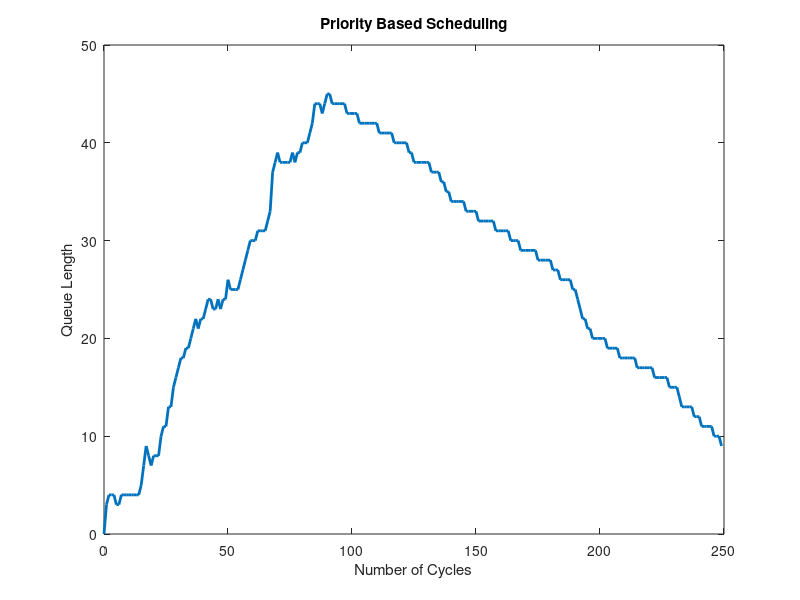

The MATLAB script that drew this image:
function q1

    t = [0];
    length_of_queue = [0];
    processQueue = [];
    all_processes = [];
    firstTime = 1;
    queue_length_max = 120;
    waitingtime = 0;
    total_process = 65;
    number_cycles_max = 8;
    arrival_time_max = 90;
    stop = 250;
    priority_max = 8;
    
    for i=1:total_process
        temp = randi(number_cycles_max);
        all_processes = [all_processes; i temp randi(arrival_time_max) temp randi(priority_max)];
    end
    
    for i=2:stop
        t(i) = t(i-1) + 1;
        length = size(processQueue,1);
        if length<(queue_length_max*0.8)
            all_processes_Len = size(all_processes,1);
            j = 1;
            while j<=all_processes_Len
                if all_processes(j, 3)<=t(i) && length<(queue_length_max*0.8)
                    processQueue = [processQueue; all_processes(j,:)];
                    all_processes(j,:) = [];
                    length = length + 1;
                    all_processes_Len = all_processes_Len - 1;
                end
                j = j + 1;
            end
        end
             
        if length~=0
            if firstTime==1
                j = index_of_maximum_priority(processQueue);
                temp = processQueue(j,:);
                processQueue(j,:) = processQueue(1,:);
                processQueue = [temp ; processQueue];
                processQueue(2,:) = [];
                firstTime = 0;
            end
            
            processQueue(1,2) = processQueue(1,2) - 1;
            if processQueue(1,2)==0
                waitingtime = waitingtime + t(i) - (processQueue(1,3) + processQueue(1,4));
                processQueue(1,:) = [];
                length = length - 1;
                
                if length~=0
                    j = index_of_maximum_priority(processQueue);
                    temp = processQueue(j,:);
                    processQueue(j,:) = processQueue(1,:);
                    processQueue = [temp ; processQueue];
                    processQueue(2,:) = [];                    
                end
            end
        end
        length_of_queue(i) = length;
    end
    Average_Waiting_Time = waitingtime / total_process;
    plot(t,length_of_queue,'lineWidth',2);
    title('Priority Based Scheduling')
    xlabel('Number of Cycles')
    ylabel('Queue Length')
    disp(strcat('Priority, Average Waiting Time: ', num2str(Average_Waiting_Time)))
end

function y = index_of_maximum_priority(processQueue)
    len = size(processQueue);
    y = 1;
    currMin = processQueue(1,5);
    for i=1:len
        if currMin > processQueue(i,5);
            currMin = processQueue(i,5);
            y = i;
        end
    end
end